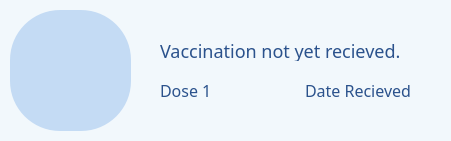
      <widget class="QFrame" name="vaccineDose1FrameFS">
       <property name="geometry">
        <rect>
         <x>400</x>
         <y>160</y>
         <width>451</width>
         <height>141</height>
        </rect>
       </property>
       <property name="styleSheet">
        <string notr="true">background: #F2F8FC;
border-radius: 50px;</string>
       </property>
       <property name="frameShape">
        <enum>QFrame::StyledPanel</enum>
       </property>
       <property name="frameShadow">
        <enum>QFrame::Raised</enum>
       </property>
       <widget class="QLabel" name="vaccineIcon1FrameFS">
        <property name="geometry">
         <rect>
          <x>10</x>
          <y>10</y>
          <width>121</width>
          <height>121</height>
         </rect>
        </property>
        <property name="styleSheet">
         <string notr="true">background: #C4DBF4;
border-radius: 50px;</string>
        </property>
        <property name="text">
         <string/>
        </property>
        <property name="alignment">
         <set>Qt::AlignCenter</set>
        </property>
       </widget>
       <widget class="QLabel" name="showDose1NameFS">
        <property name="geometry">
         <rect>
          <x>160</x>
          <y>40</y>
          <width>281</width>
          <height>21</height>
         </rect>
        </property>
        <property name="font">
         <font>
          <family>Arial Rounded MT Bold</family>
          <pointsize>-1</pointsize>
          <weight>37</weight>
          <bold>false</bold>
         </font>
        </property>
        <property name="styleSheet">
         <string notr="true">font-weight: 300;
font-size: 18px;
color:#2B528C;

</string>
        </property>
        <property name="text">
         <string>Vaccination not yet recieved.</string>
        </property>
        <property name="alignment">
         <set>Qt::AlignLeading|Qt::AlignLeft|Qt::AlignVCenter</set>
        </property>
       </widget>
       <widget class="QLabel" name="showDose1BatchFS">
        <property name="geometry">
         <rect>
          <x>160</x>
          <y>80</y>
          <width>61</width>
          <height>20</height>
         </rect>
        </property>
        <property name="font">
         <font>
          <family>Avenir Next</family>
          <pointsize>-1</pointsize>
          <weight>25</weight>
          <bold>false</bold>
         </font>
        </property>
        <property name="styleSheet">
         <string notr="true">font-weight: 200;
font-size: 16px;
color:#2B528C;

</string>
        </property>
        <property name="text">
         <string>Dose 1</string>
        </property>
       </widget>
       <widget class="QLabel" name="showDose1DateFS">
        <property name="geometry">
         <rect>
          <x>250</x>
          <y>80</y>
          <width>161</width>
          <height>20</height>
         </rect>
        </property>
        <property name="font">
         <font>
          <family>Avenir Next</family>
          <pointsize>-1</pointsize>
          <weight>25</weight>
          <bold>false</bold>
         </font>
        </property>
        <property name="styleSheet">
         <string notr="true">font-weight: 200;
font-size: 16px;
color:#2B528C;

</string>
        </property>
        <property name="text">
         <string>Date Recieved</string>
        </property>
        <property name="alignment">
         <set>Qt::AlignRight|Qt::AlignTrailing|Qt::AlignVCenter</set>
        </property>
       </widget>
       <widget class="QLabel" name="imgVaccineIcon2FS">
        <property name="geometry">
         <rect>
          <x>50</x>
          <y>45</y>
          <width>41</width>
          <height>51</height>
         </rect>
        </property>
        <property name="styleSheet">
         <string notr="true">background: #C4DBF4;
border-radius: 50px;</string>
        </property>
        <property name="text">
         <string/>
        </property>
        <property name="pixmap">
         <pixmap resource="Resources.qrc">:/res/images/iconVaccine.png</pixmap>
        </property>
        <property name="scaledContents">
         <bool>true</bool>
        </property>
        <property name="alignment">
         <set>Qt::AlignCenter</set>
        </property>
       </widget>
      </widget>
